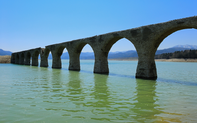
%> input picture Lab_8/bridge.png, 197 x 123 px, shrunk from 480 x 300 before the run
$ octave lab08.m   (GNU Octave 9; MATLAB toolbox functions it lacks are replaced by stand-ins)
%> lines starting %> are read from the running program, lines starting %| are printed output that depends on the picture; in (x1, y1, x2, y2) boxes, pixels count from 0 and x2, y2 are one past the last pixel; in counts of white or black regions, pixels touching at a corner belong together; the program's own positions count from 1
### Lab_8/hough_transform.m
function [m, b] = hough_transform(edge_map)
    % find x, y position from edge map
    [edge_y, edge_x] = find(edge_map);

    % range of b
    H = size(edge_map, 1);
    b_range = -H : 1 : H;

    % range of m
    m_step = 0.01;
    m_max = 5;
    m_min = -m_max;
    m_range = m_min : m_step : m_max;

    % create vote matrix
    V = zeros(length(m_range), length(b_range));

    % TODO: add votes
    for i = 1:length(edge_y)
        y = edge_y(i);
        x = edge_x(i);
        for b_index = 1:length(b_range)
            b = b_range(b_index);
            m = (-b/x) + (y/x);
            if(m >= m_min && m <= m_max)
                m_index = round((m-m_min)/m_step) + 1;
                V(m_index, b_index) = V(m_index, b_index) + 1;
            end
        end
    end
    % plot votes
    figure, imagesc(V); xlabel('b'); ylabel('m');

    % find the maximal vote
    max_vote = max(V(:));
    [max_m_index, max_b_index] = find(V == max_vote);
    m = m_range(max_m_index);
    b = b_range(max_b_index);
end

### Lab_8/hough_transform_polar.m
function [r, theta] = hough_transform_polar(edge_map)
    % find x, y position from edge map
    [edge_y, edge_x] = find(edge_map);

    % range of r
    H = size(edge_map, 1);
    W = size(edge_map, 2);
    r_max = round(sqrt(H^2 + W^2));
    r_min = -r_max;
    r_step = 1;
    r_range = r_min : r_step : r_max;

    % range of theta
    theta_step = 0.01;
    theta_range = -pi/2 : theta_step : pi/2;

    % create vote matrix
    V = zeros(length(r_range), length(theta_range));

    % TODO: add votes
    for i = 1:length(edge_y)
        y = edge_y(i);
        x = edge_x(i);
        for theta_index = 1:length(theta_range)
            theta = theta_range(theta_index);
            r = x*cos(theta) + y*sin(theta);
            if(r >= r_min && r <= r_max)
                r_index = round((r-r_min)/r_step) + 1;
                V(r_index, theta_index) = V(r_index, theta_index) + 1;
            end
        end
    end
    % visualize votes
    figure, imagesc(V); xlabel('theta'); ylabel('r');

    % find the maximal vote
    max_vote = max(V(:));
    [max_r_index, max_theta_index] = find(V == max_vote);
    r = r_range(max_r_index);
    theta = theta_range(max_theta_index);

end

### Lab_8/lab08.m
%img = im2double(imread('lines.png'));
%img = im2double(imread('hill.png'));
img = im2double(imread('bridge.png'));

edge_map = edge(rgb2gray(img), 'canny',0.1,3);
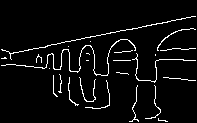
%> edge_map: size 123x197 logical; 4.8% white in thin lines or dots, all inside (x1, y1, x2, y2) = (1, 16, 196, 122)

%Hough Transform (m,b)
[m,b] = hough_transform(edge_map);
%> in hough_transform, `[edge_y, edge_x] = find(edge_map);`: edge_y = 1166 values from 17 to 122; edge_x = 1166 values from 2 to 196
%> the loop in hough_transform, `for i = 1:length(edge_y)` made 1166 passes
%> (y, x) on passes 1 to 3: (50, 2), (59, 2), (66, 2)
%> after the loop in hough_transform, `for i = 1:length(edge_y)`:
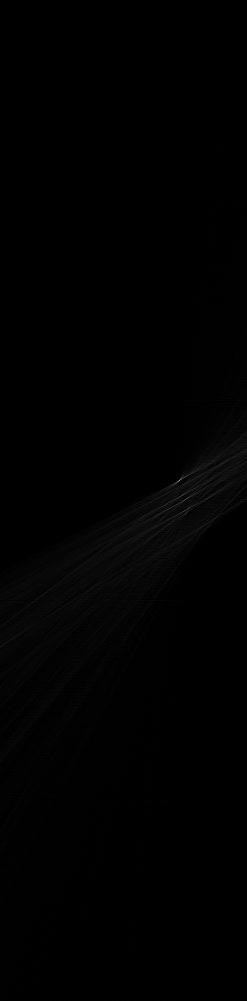
%> V: size 1001x247 double; min 0, max 141, mean 1.1
%> after the loop in hough_transform, `for i = 1:length(edge_y)`: m_index = 480
%> in hough_transform, `max_vote = max(V(:));`: max_vote = 141
%> in hough_transform, `[max_m_index, max_b_index] = find(V == max_vote);`: max_m_index = 481; max_b_index = 180
%> in hough_transform, `m = m_range(max_m_index);`: m = -0.2
%> in hough_transform, `b = b_range(max_b_index);`: b = 56
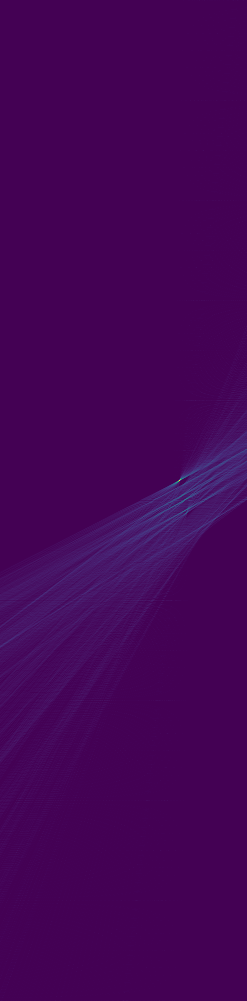
%> displayed picture: size 1001x247x3, on the screen's scale of 0 to 255; mean R, G, B 68.4, 3.7, 86.7
%> m = -0.2; b = 56
x = 1:size(img,2);
%> x = 197 values from 1 to 197
y = (m*x)+ b;
%> y = 197 values, max 55.8 at index 1, min 16.6 at index 197, mean 36.2

%subplot(2,2,1);
figure, imshow(img); title('Hough Transform (m,b)'); hold on;
plot(x, y, 'LineWidth', 4, 'Color', 'red');
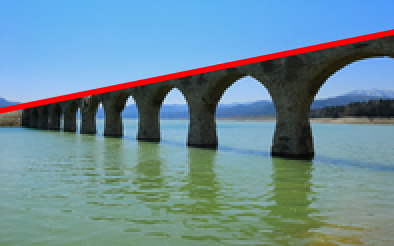
%> figure redrawn from the program's plot data; shown 2 times larger; its title reads 'Hough Transform (m,b)'
result = gcf;
saveas(result, sprintf('bridge_mb_line.png'));

%Hough Transform Polar(r,theta)
[r,theta] = hough_transform_polar(edge_map);
%> the loop in hough_transform_polar, `for i = 1:length(edge_y)` made 1166 passes
%> after the loop in hough_transform_polar, `for i = 1:length(edge_y)`:
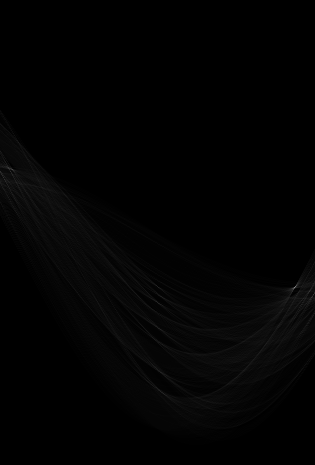
%> V: size 465x315 double; min 0, max 138, mean 2.5
%> after the loop in hough_transform_polar, `for i = 1:length(edge_y)`: r_index = 314
%> in hough_transform_polar, `max_vote = max(V(:));`: max_vote = 138
%> in hough_transform_polar, `[max_r_index, max_theta_index] = find(V == max_vote);`: max_r_index = 288; max_theta_index = 295
%> in hough_transform_polar, `r = r_range(max_r_index);`: r = 55
%> in hough_transform_polar, `theta = theta_range(max_theta_index);`: theta = 1.37
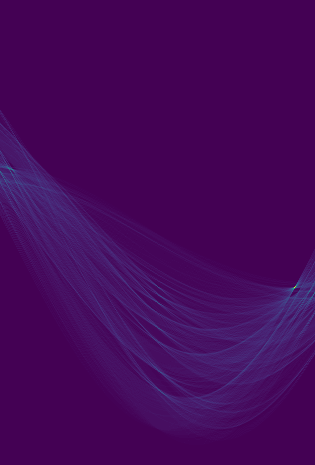
%> displayed picture: size 465x315x3, on the screen's scale of 0 to 255; mean R, G, B 69, 7.3, 90.1
%> r = 55; theta = 1.37
x = 1:size(img,2);
y = -(cos(theta)/sin(theta))*x + (r/(sin(theta)));
%> y = 197 values, max 55.93 at index 1, min 15.88 at index 197, mean 35.9

figure, imshow(img); title('Hough Transform (r,theta)'); hold on;
plot(x, y, 'LineWidth', 4, 'Color', 'blue');
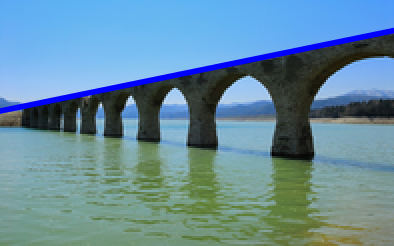
%> figure redrawn from the program's plot data; shown 2 times larger; its title reads 'Hough Transform (r,theta)'
result = gcf;
saveas(result, sprintf('bridge_polar_line.png'));
